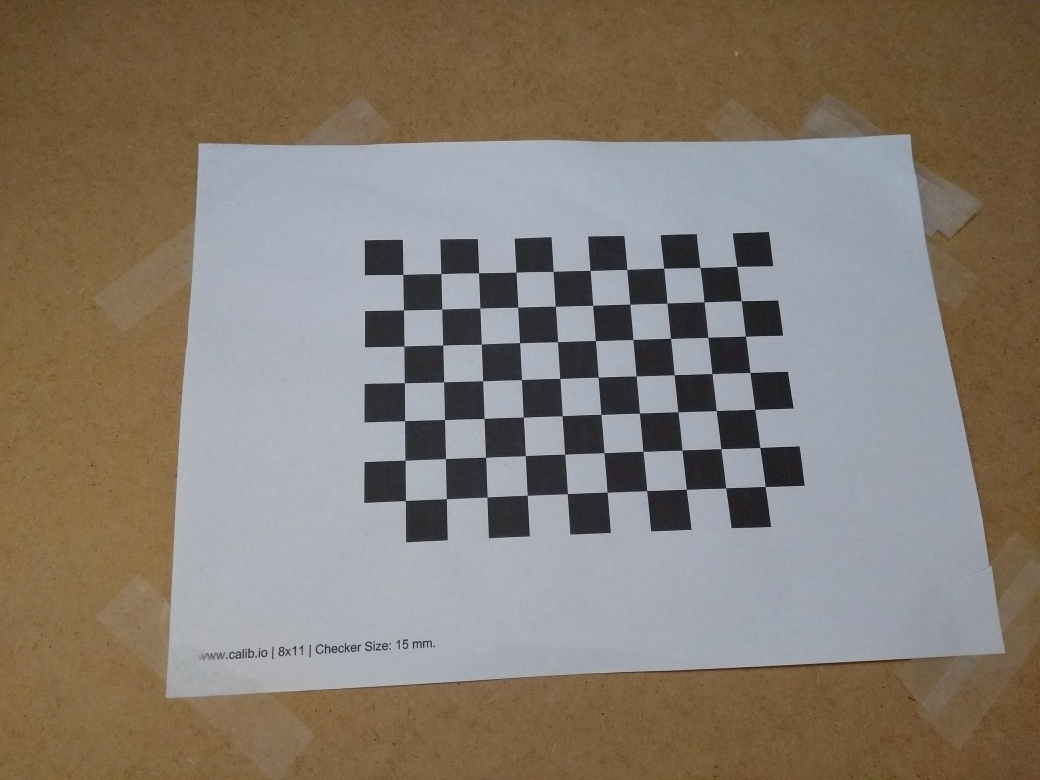
#> input picture Code/OpenCV/phonepics/IMG_20181018_173136450.jpg, 4160 x 3120 px (shown at 1/4 size); its folder holds only this picture in this run
$ python 'find corners.py'
#> lines starting #> are read from the running program, lines starting #| are printed output that depends on the picture; long printed decimals are rounded
#!/usr/bin/env python
# coding: utf-8

# In[1]:


# necessary modules
import numpy as np      # for maths
import cv2 as cv        # for camera tools
import glob
import os
import sys, time


# In[2]:


# termination criteria
criteria = (cv.TermCriteria_EPS + cv.TermCriteria_MAX_ITER, 30, 0.001)

cols, rows = 7, 10

shape = (cols, rows)


# In[3]:


# prepare object points
# prepare object points
objp = np.zeros((cols*rows,3), np.float32) # zero array for 8 x 11 circle board
objp[:,:2] = np.mgrid[0:cols,0:rows].T.reshape(-1,2)  # format shape of array

# arrays to store object points and image points
objpoints = []
imgpoints = []


# In[4]:


# read the image file(s)
images = glob.glob("*.jpg")

folder = "found_patterns"

if not os.path.exists(folder):
    os.mkdir(folder)

path = "{}/{}".format(os.getcwd(), folder)

# In[ ]:


counter, success = 1, 0
size = (cols,rows)   # (cols, rows)
startTime = time.time()

path = '{}/{}'.format(os.getcwd(),folder)

for fname in images:

    # progress counter
    percent_done = counter * 100 / len(images)
    sys.stdout.write('\r' + "Image {:.0f} of {:.0f}. Time elapsed: {:.0f} s".format(counter, len(images), time.time()-startTime))
    counter += 1

    # full size image for best accuracy
    img = cv.imread(fname)
#> img is the input picture: shape (3120, 4160, 3); mean B, G, R 112.1, 123, 133.5

    # resize the image to make it more manageable
    reimg = cv.resize(img, (800, 600))    # (1149, 766) works
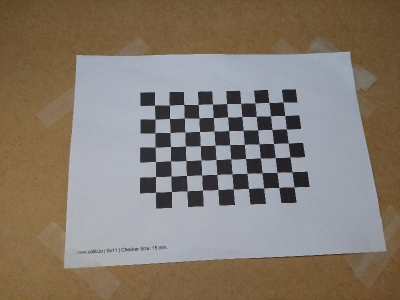
#> reimg: shape (600, 800, 3) (shown at 1/2 size); mean B, G, R 112.1, 123, 133.4
    reimg = img

    # scale factor
    factor = img.shape[1]/reimg.shape[1]

    # convert to gray
    gray = cv.cvtColor(img, cv.COLOR_BGR2GRAY)
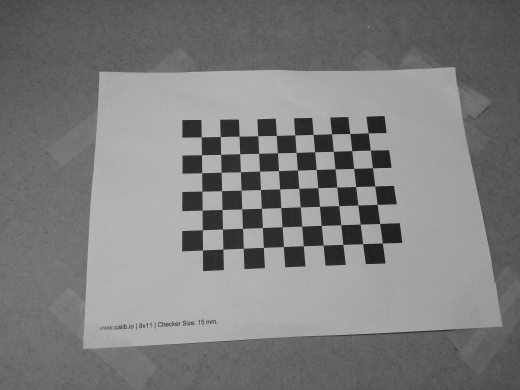
#> gray: shape (3120, 4160) (shown at 1/8 size); min 1, max 229, mean 125

    # find checkerboard corners
    ret, centres = cv.findChessboardCorners(gray, size,
                                        flags=cv.CALIB_CB_ADAPTIVE_THRESH
                                           + cv.CALIB_CB_NORMALIZE_IMAGE)
#> ret = True; centres = 70 rows, first 8: [2948.7, 1066.7], [2966.8, 1204.5], [2983.4, 1346.3], [3000.3, 1491.9], [3020.6, 1639.1], [3040.7, 1791.5], [3061.8, 1948], [2801.1, 1071.2]

    if ret == True:
        success += 1
        sys.stdout.write("\r"+"Pattern found... Time elapsed {:.0f}".format(
                                                                    time.time()-startTime))
        objpoints.append(objp)

        centres2 = centres
#> centres2 has the same summary as centres
        centres2 = cv.cornerSubPix(gray, centres, (11,11), (-1,-1),
                                   criteria)
#> centres2 = 70 rows, first 8: [2948.6, 1067], [2966.4, 1204.9], [2983.3, 1346.2], [3001, 1491.6], [3020.5, 1639.3], [3040.8, 1791.5], [3062.1, 1947.8], [2801.5, 1071.5]

        imgpoints.append(centres2)

        # draw and display the patterns
        drawimg = cv.drawChessboardCorners(reimg, size, centres2/factor, ret)

        #cv.imshow("img", drawimg)
        cv.imwrite(os.path.join(path , '{}.png'.format(success)), drawimg)

        cv.waitKey(200)

    else:
        sys.stdout.write("\r" + "{:.0f} %, Pattern not found...".format(percent_done))

cv.destroyAllWindows()

sys.stdout.write("\r" +"Succeeded for {}/{} images".format(success,len(images)))


# In[ ]:


# camera calibration
h, w = img.shape[:2]

rms, camera_matrix, dist_coefs, rvecs, tvecs = cv.calibrateCamera(
                                                objpoints, imgpoints,
                                                (w,h), None, None)
#> rms = 0.574; camera_matrix = [[3185, 0, 2037.4], [0, 3146, 1444.2], [0, 0, 1]]; dist_coefs = [[0.0825, 0.266, -0.00405, -0.00423, -1.08]]; rvecs = ([-0.251, 0.163, 1.52],); tvecs = ([6.17, -2.58, 21.72],)

print("\nRMS", rms, "\n")
#| RMS 0.5744
print("Camera Matrix: \n", camera_matrix)
#| Camera Matrix:
#|  [[3.18504932e+03 0.00000000e+00 2.03741844e+03]
#|  [0.00000000e+00 3.14603755e+03 1.44419488e+03]
#|  [0.00000000e+00 0.00000000e+00 1.00000000e+00]]
print("distortion coefficients: ", dist_coefs.ravel(), "\n")
#| distortion coefficients:  [ 0.08253  0.2664 -0.004051  -0.004228  -1.084]

# compute focal lengths
fx = camera_matrix[0][0]    # focal length in x-direction
#> fx = 3185
fy = camera_matrix[1][1]    # focal length in y-direction
#> fy = 3146
W  = 4                      # sensor width in mm
H  = 3                      # sensor height in mm

Fx = fx * W/w
#> Fx = 3.06
Fy = fy * H/h
#> Fy = 3.03

print("Focal length in x = {:.2f} mm".format(Fx))
#| Focal length in x = 3.06 mm
print("Focal length in y = {:.2f} mm".format(Fy))
#| Focal length in y = 3.03 mm


# In[ ]:


newcameramtx, roi = cv.getOptimalNewCameraMatrix(camera_matrix,
                                                dist_coefs, (w,h), 1, (w,h))
#> newcameramtx = [[857.2, 0, 590.8], [0, 640.5, 299.1], [0, 0, 1]]; roi = (50, 13, 1112, 622)

print("New Camera Matrix: \n", newcameramtx)
#| New Camera Matrix:
#|  [[857.227   0.         590.824 ]
#|  [  0.         640.496 299.054]
#|  [  0.           0.           1.        ]]
print("ROI = ", roi)
#| ROI =  (50, 13, 1112, 622)


# In[ ]:


# check the camera parameters
fovx, fovy, focalLength, principalPoint, aspectRatio = cv.calibrationMatrixValues(camera_matrix, img.shape[:2],
                                                                                  15.6, 23.5)
#> fovx = 51.38; fovy = 65.46; focalLength = 15.93; principalPoint = (10.19, 8.16); aspectRatio = 0.988

print("focal length is {:.2f} mm \n".format(focalLength))
#| focal length is 15.93 mm
print("aspect ratio is {:.2f} \n".format(aspectRatio))
#| aspect ratio is 0.99
print("The principle point is ({:.2f}, {:.2f})".format(principalPoint[0], principalPoint[1]))
#| The principle point is (10.19, 8.16)


# In[ ]:


# undistort the image

dst = cv.undistort(reimg, camera_matrix, dist_coefs, None, newcameramtx)
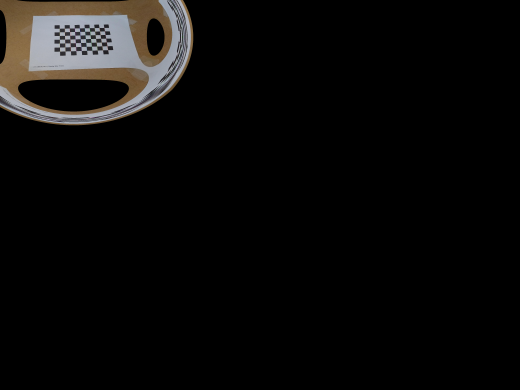
#> dst: shape (3120, 4160, 3) (shown at 1/8 size); mean B, G, R 9.8, 10.6, 11.5


# In[ ]:


# crop and display image
x, y, w, h = roi
#> x = 50; y = 13; w = 1112; h = 622
dst = dst[y:y+h, x:x+w]
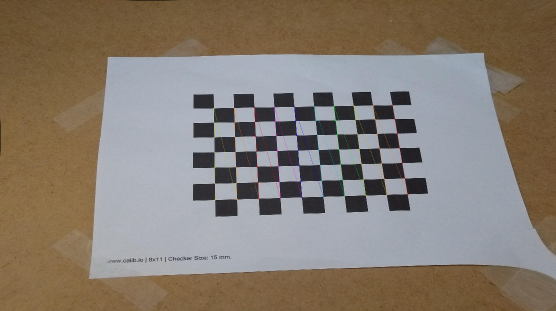
#> dst: shape (622, 1112, 3) (shown at 1/2 size); mean B, G, R 112.8, 123.5, 133.8


# In[ ]:


# show before and after distortion
#resize = dst.resize(dst, (600, 400))
#cv.imshow("the result", resize)
#cv.namedWindow("The result!", flags=WINDOW_AUTOSIZE)

cv.imshow("The result", dst)
cv.imshow("original", reimg)

new = cv.resize(dst, (600, 400))
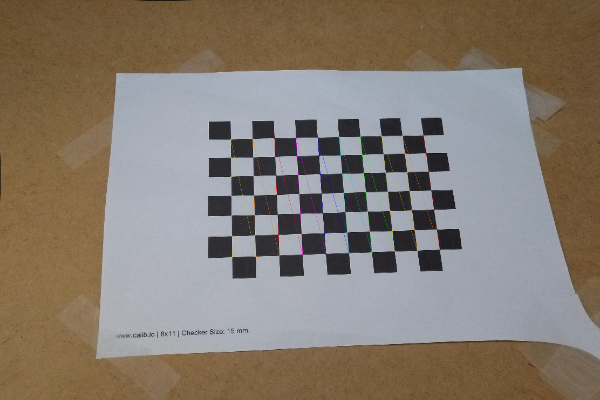
#> new: shape (400, 600, 3); mean B, G, R 112.7, 123.4, 133.7
original = cv.resize(reimg, (600,400))
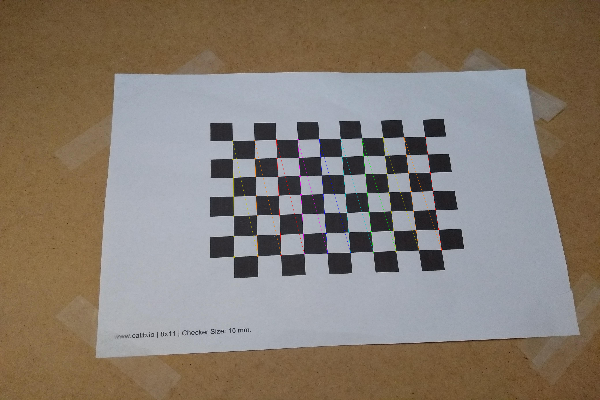
#> original: shape (400, 600, 3); mean B, G, R 111.9, 123, 133.5
#cv.imshow("The result!", new)


cv.imshow("Original", original)
cv.imshow("New!", new)

cv.waitKey(0)

cv.destroyAllWindows()


# In[ ]:


# calculate rms error
mean_error = 0
for i in range(len(objpoints)):
    imgpoints2, _ = cv.projectPoints(objpoints[i], rvecs[i], tvecs[i], camera_matrix, dist_coefs)
    error = cv.norm(imgpoints[i],imgpoints2, cv.NORM_L2)/len(imgpoints2)
    mean_error += error
#> this loop made 1 pass
#> (error, mean_error) on pass 1: (0.0687, 0.0687)
#> after the loop, mean_error = 0.0687

print("total error: ", mean_error/len(objpoints))
#| total error:  0.06865


# In[ ]:


# In[ ]:

$ run again, on Code/OpenCV/phonepics/IMG_20181018_173154254.jpg
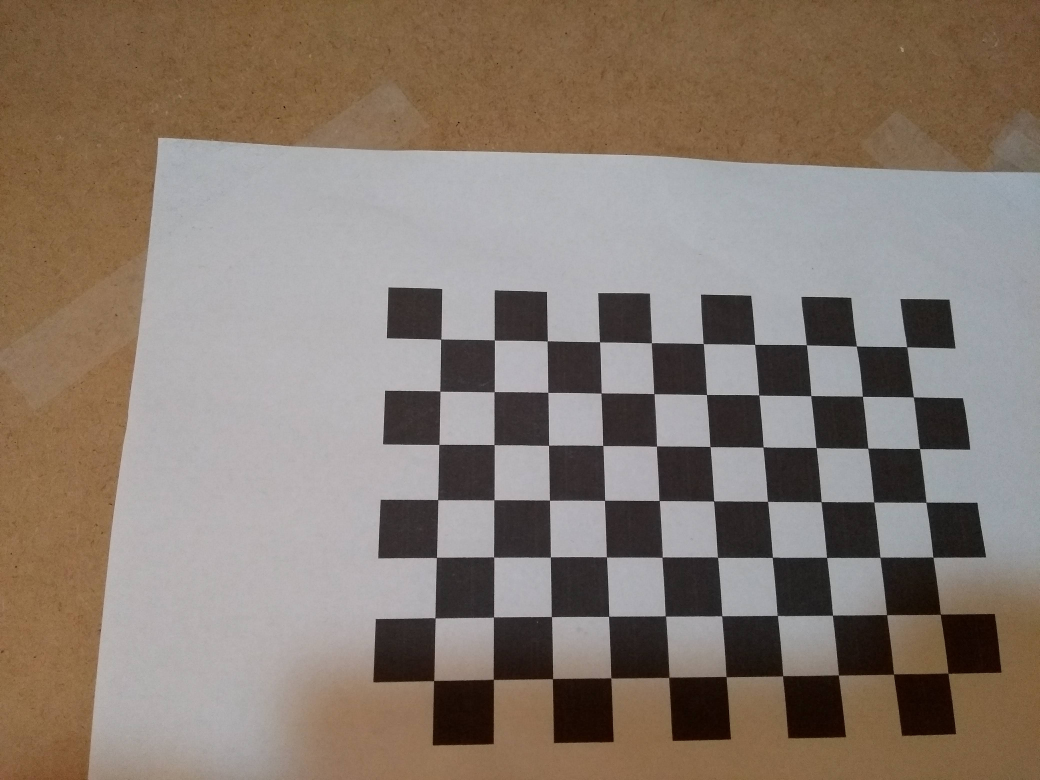
#> input picture Code/OpenCV/phonepics/IMG_20181018_173154254.jpg, 4160 x 3120 px (shown at 1/4 size)
#> img is the input picture: shape (3120, 4160, 3); mean B, G, R 111.5, 122.3, 135.6
#> `gray = cv.cvtColor(img, cv.COLOR_BGR2GRAY)`:
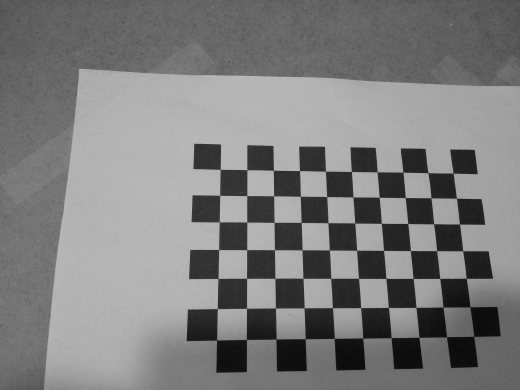
#> gray: shape (3120, 4160) (shown at 1/8 size); min 0, max 224, mean 125.1
#> ret = True; centres = 70 rows, first 8: [3627.2, 1388.3], [3656.7, 1588.7], [3679.5, 1796], [3704.4, 2010.5], [3734.1, 2231.8], [3762.5, 2458.5], [3793.3, 2695.3], [3427, 1385.5]
#> `centres2 = centres`: centres2 has the same summary as centres
#> `centres2 = cv.cornerSubPix(gray, centres, (11,11), (-1,-1), criteria)`: centres2 = 70 rows, first 8: [3628.2, 1389.1], [3654.9, 1589.3], [3679.3, 1795.9], [3705.1, 2010.4], [3733.4, 2230.5], [3762.6, 2458.3], [3793.3, 2694.4], [3426.5, 1385.6]
#> rms = 0.783; camera_matrix = [[2687.9, 0, 2031.7], [0, 2672.1, 1627.5], [0, 0, 1]]; dist_coefs = [[0.112, -0.249, -7.31e-05, -0.00125, 0.19]]; rvecs = ([-0.216, 0.105, 1.57],); tvecs = ([7.73, -1.16, 13.21],)
#| RMS 0.7828
#| Camera Matrix:
#|  [[2.68794385e+03 0.00000000e+00 2.03165984e+03]
#|  [0.00000000e+00 2.67207756e+03 1.62748537e+03]
#|  [0.00000000e+00 0.00000000e+00 1.00000000e+00]]
#| distortion coefficients:  [ 1.11774060e-01 -2.49118106e-01 -7.31407934e-05 -1.24857797e-03
#|   1.89655238e-01]
#> fx = 2687.9
#> fy = 2672.1
#> Fx = 2.58
#> Fy = 2.57
#| Focal length in x = 2.58 mm
#| Focal length in y = 2.57 mm
#> newcameramtx = [[2736.2, 0, 2026.7], [0, 2715.7, 1627.1], [0, 0, 1]]; roi = (34, 35, 4081, 3060)
#| New Camera Matrix:
#|  [[2.73618800e+03 0.00000000e+00 2.02669257e+03]
#|  [0.00000000e+00 2.71566095e+03 1.62707033e+03]
#|  [0.00000000e+00 0.00000000e+00 1.00000000e+00]]
#| ROI =  (34, 35, 4081, 3060)
#> fovx = 59.13; fovy = 74.81; focalLength = 13.44; principalPoint = (10.16, 9.19); aspectRatio = 0.994
#| focal length is 13.44 mm
#| aspect ratio is 0.99
#| The principle point is (10.16, 9.19)
#> `x, y, w, h = roi`: x = 34; y = 35; w = 4081; h = 3060
#> `original = cv.resize(reimg, (600,400))`:
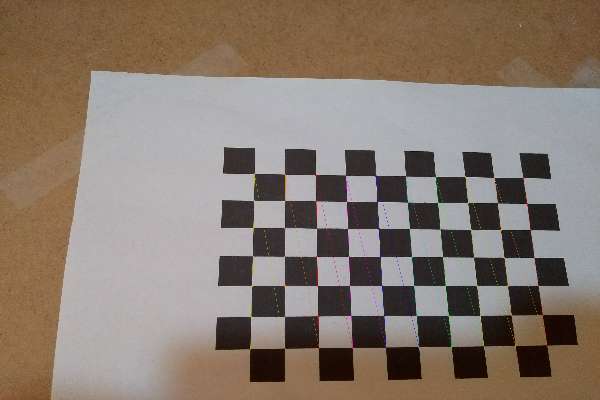
#> original: shape (400, 600, 3); mean B, G, R 111.3, 122.2, 135.6
#> the loop `for i in range(len(objpoints)):` made 1 pass
#> (error, mean_error) on pass 1: (0.0936, 0.0936)
#> after the loop `for i in range(len(objpoints)):`: mean_error = 0.0936
#| total error:  0.09356

$ run again, on Code/OpenCV/phonepics/IMG_20181018_173157616.jpg
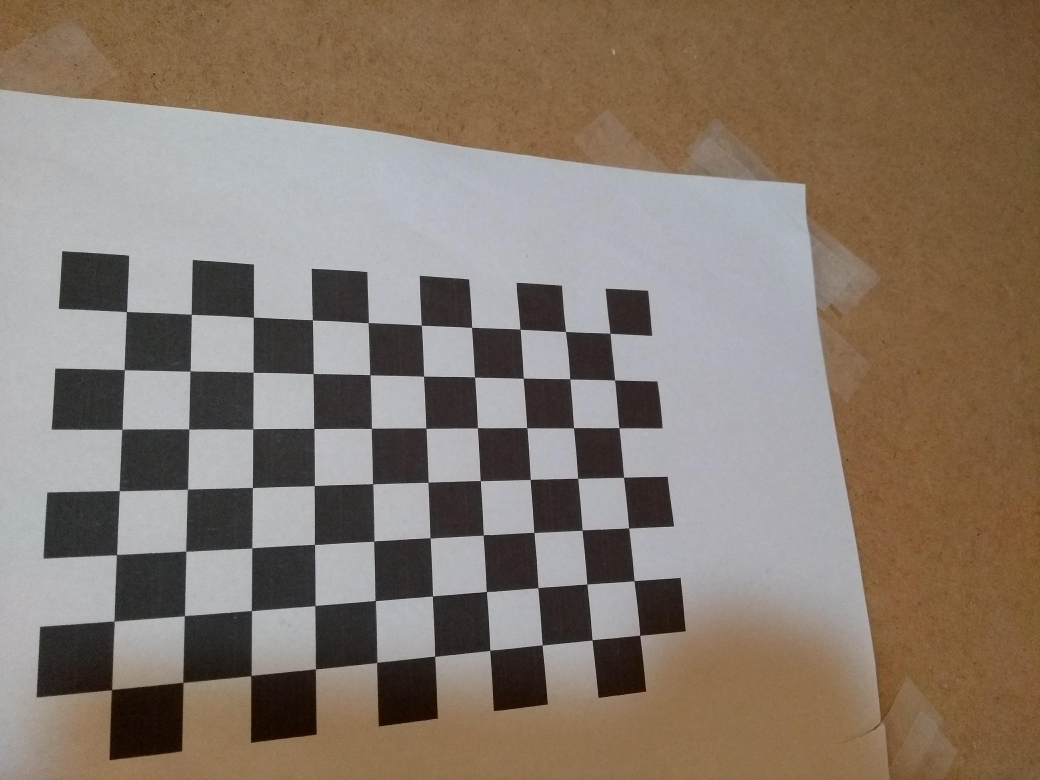
#> input picture Code/OpenCV/phonepics/IMG_20181018_173157616.jpg, 4160 x 3120 px (shown at 1/4 size)
#> img is the input picture: shape (3120, 4160, 3); mean B, G, R 108.6, 121, 134.6
#> `gray = cv.cvtColor(img, cv.COLOR_BGR2GRAY)`:
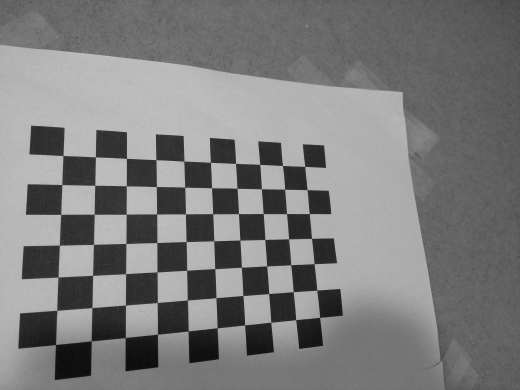
#> gray: shape (3120, 4160) (shown at 1/8 size); min 0, max 231, mean 123.6
#> ret = True; centres = 70 rows, first 8: [2440.5, 1334.6], [2461.1, 1521.1], [2476.2, 1712.4], [2494.9, 1911.7], [2515.3, 2113.3], [2538.5, 2323.9], [2559.4, 2542.4], [2263.9, 1327]
#> `centres2 = centres`: centres2 has the same summary as centres
#> `centres2 = cv.cornerSubPix(gray, centres, (11,11), (-1,-1), criteria)`: centres2 = 70 rows, first 8: [2441.2, 1334.9], [2460, 1521.2], [2477.2, 1712.9], [2495, 1910.7], [2516.2, 2113.8], [2537.5, 2324.6], [2560.5, 2542.6], [2263.2, 1327.6]
#> rms = 0.85; camera_matrix = [[3242.5, 0, 2090.1], [0, 3245.1, 1569], [0, 0, 1]]; dist_coefs = [[0.169, -0.573, -0.000499, -0.000861, 0.625]]; rvecs = ([-0.461, -0.0956, 1.52],); tvecs = ([1.82, -1.22, 16.92],)
#| RMS 0.8503
#| Camera Matrix:
#|  [[3.24249527e+03 0.00000000e+00 2.09006970e+03]
#|  [0.00000000e+00 3.24513809e+03 1.56895320e+03]
#|  [0.00000000e+00 0.00000000e+00 1.00000000e+00]]
#| distortion coefficients:  [ 1.69205719e-01 -5.72518539e-01 -4.99010626e-04 -8.61110096e-04
#|   6.24818316e-01]
#> fx = 3242.5
#> fy = 3245.1
#> Fx = 3.12
#| Focal length in x = 3.12 mm
#| Focal length in y = 3.12 mm
#> newcameramtx = [[3294.6, 0, 2086.7], [0, 3295.3, 1567.7], [0, 0, 1]]; roi = (33, 27, 4096, 3068)
#| New Camera Matrix:
#|  [[3.29458855e+03 0.00000000e+00 2.08667325e+03]
#|  [0.00000000e+00 3.29528534e+03 1.56772431e+03]
#|  [0.00000000e+00 0.00000000e+00 1.00000000e+00]]
#| ROI =  (33, 27, 4096, 3068)
#> fovx = 50.43; fovy = 64.41; focalLength = 16.21; principalPoint = (10.45, 8.86); aspectRatio = 1
#| focal length is 16.21 mm
#| aspect ratio is 1.00
#| The principle point is (10.45, 8.86)
#> `x, y, w, h = roi`: x = 33; y = 27; w = 4096; h = 3068
#> `original = cv.resize(reimg, (600,400))`:
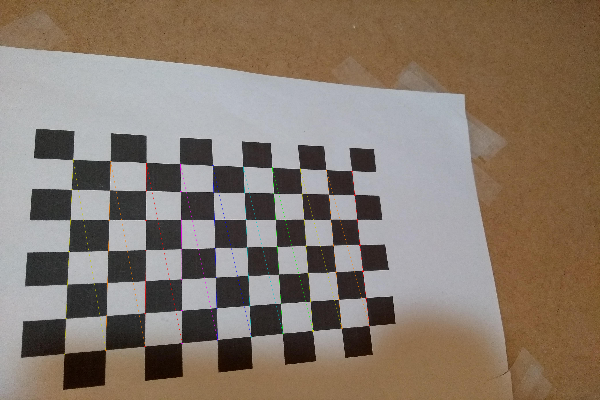
#> original: shape (400, 600, 3); mean B, G, R 108.4, 120.9, 134.7
#> the loop `for i in range(len(objpoints)):` made 1 pass
#> (error, mean_error) on pass 1: (0.102, 0.102)
#> after the loop `for i in range(len(objpoints)):`: mean_error = 0.102
#| total error:  0.1016
